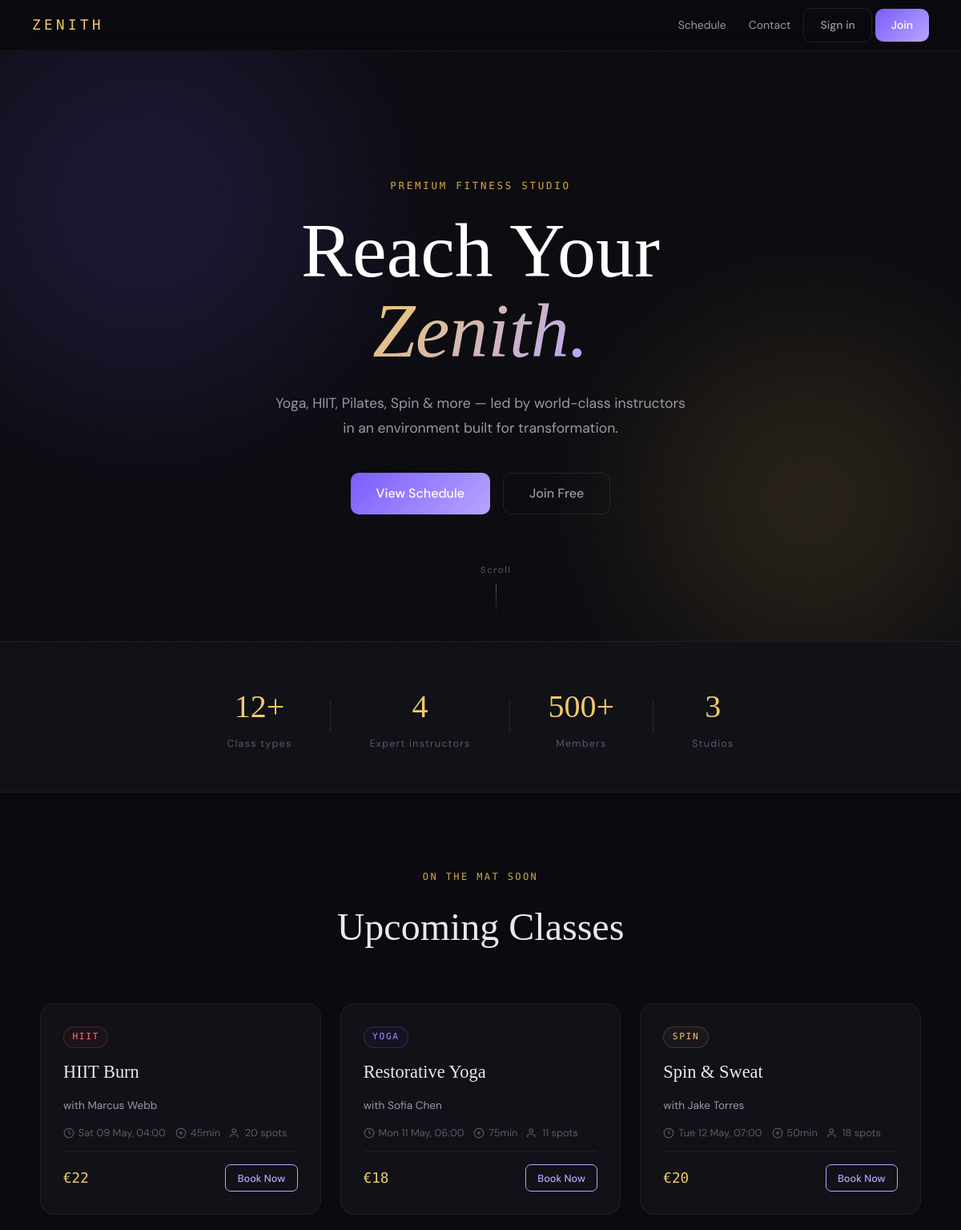
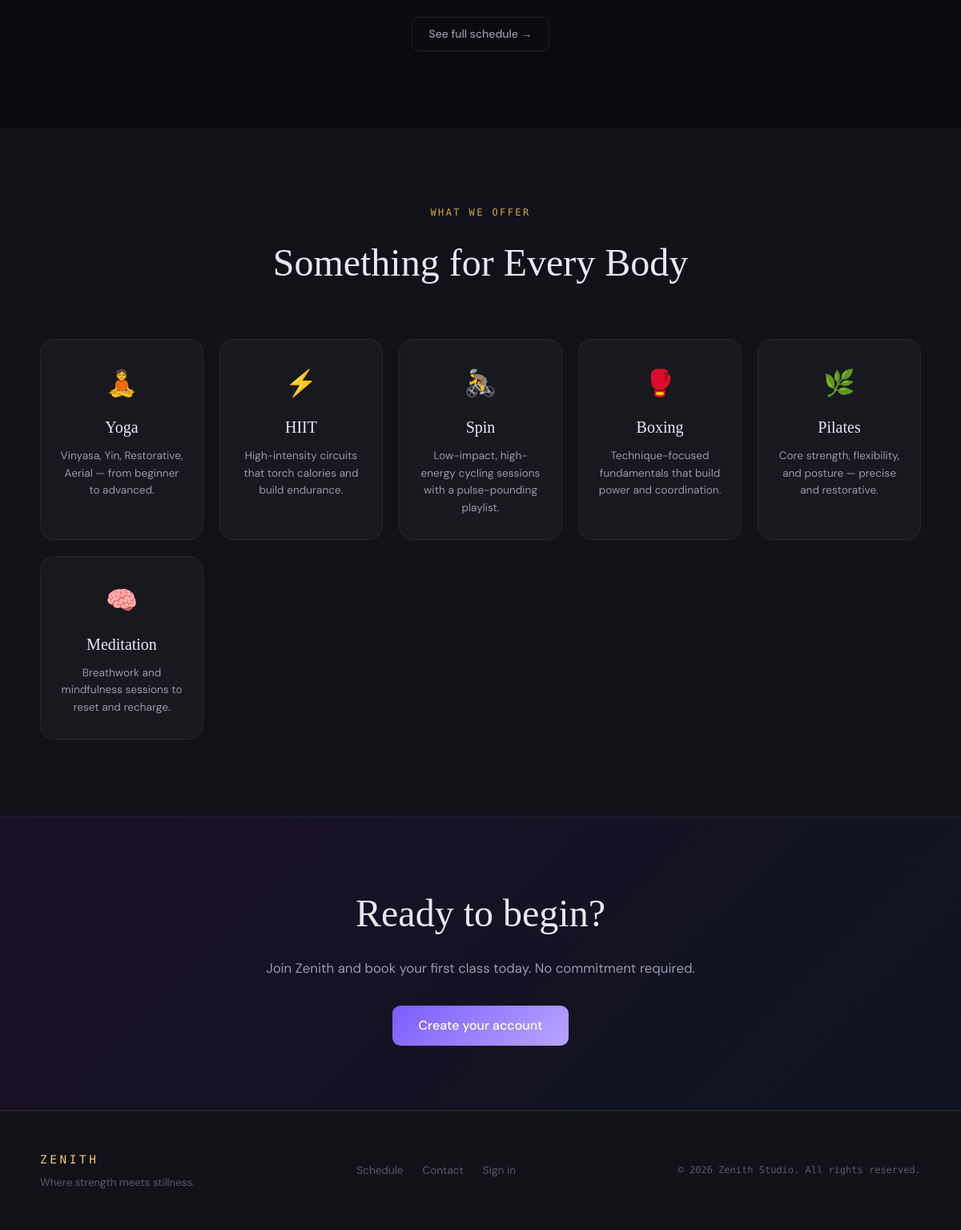
The page / on the database its author committed (2 pictures, top to bottom).
### app/models.py (models this page shows, shortened)
class GymClass(Base):
    __tablename__ = "classes"
    id = Column(Integer, primary_key=True, index=True)
    title = Column(String, nullable=False)
    description = Column(Text)
    instructor = Column(String, nullable=False)
    category = Column(String, nullable=False)  # yoga, hiit, pilates, spin, etc.
    duration_minutes = Column(Integer, default=60)
    capacity = Column(Integer, default=20)
    price = Column(Float, default=0.0)
    schedule_time = Column(DateTime, nullable=False)
    location = Column(String, default="Studio A")
    is_active = Column(Boolean, default=True)
    bookings = relationship("Booking", back_populates="gym_class")

class Booking(Base):
    __tablename__ = "bookings"
    id = Column(Integer, primary_key=True, index=True)
    user_id = Column(Integer, ForeignKey("users.id"))
    class_id = Column(Integer, ForeignKey("classes.id"))
    status = Column(String, default="confirmed")  # confirmed, cancelled
    booked_at = Column(DateTime, default=datetime.utcnow)
    user = relationship("User", back_populates="bookings")
    gym_class = relationship("GymClass", back_populates="bookings")

### app/main.py (the view)
@app.get("/", response_class=HTMLResponse)
def home(request: Request, db: Session = Depends(get_db)):
    upcoming = (
        db.query(GymClass)
        .filter(GymClass.schedule_time >= datetime.now(), GymClass.is_active == True)
        .order_by(GymClass.schedule_time)
        .limit(3)
        .all()
    )
    return templates.TemplateResponse("home.html", base_ctx(request, db, upcoming=upcoming))

### templates/home.html (shortened to what this page needs)
{% extends "base.html" %}
{% block content %}
<section class="hero">
  <div class="hero-bg">
    <div class="hero-orb hero-orb-1"></div>
    <div class="hero-orb hero-orb-2"></div>
    <div class="hero-grain"></div>
  </div>
  <div class="hero-content">
    <p class="hero-eyebrow">Premium Fitness Studio</p>
    <h1 class="hero-title">
      Reach Your<br/><em>Zenith.</em>
    </h1>
    <p class="hero-sub">
      Yoga, HIIT, Pilates, Spin &amp; more — led by world-class instructors in an environment built for transformation.
    </p>
    <div class="hero-actions">
      <a href="/schedule" class="btn btn-primary btn-lg">View Schedule</a>
      <a href="/register" class="btn btn-ghost btn-lg">Join Free</a>
    </div>
  </div>
  <div class="hero-scroll-hint">
    <span>Scroll</span>
  </div>
</section>
<section class="stats-bar">
  <div class="stat">
    <span class="stat-num">12+</span>
    <span class="stat-label">Class types</span>
  </div>
  <div class="stat">
    <span class="stat-num">4</span>
    <span class="stat-label">Expert instructors</span>
  </div>
  <div class="stat">
    <span class="stat-num">500+</span>
    <span class="stat-label">Members</span>
  </div>
  <div class="stat">
    <span class="stat-num">3</span>
    <span class="stat-label">Studios</span>
  </div>
</section>
<section class="section upcoming">
  <div class="section-inner">
    <div class="section-header">
      <p class="section-eyebrow">On the mat soon</p>
      <h2 class="section-title">Upcoming Classes</h2>
    </div>
    <div class="cards-grid">
      {% for cls in upcoming %}
      <div class="class-card">
        <div class="class-card-cat cat-{{ cls.category }}">{{ cls.category }}</div>
        <h3 class="class-card-title">{{ cls.title }}</h3>
        <p class="class-card-instructor">with {{ cls.instructor }}</p>
        <div class="class-card-meta">
          <span class="meta-item">
            <svg width="14" height="14" viewBox="0 0 24 24" fill="none" stroke="currentColor" stroke-width="2"><circle cx="12" cy="12" r="10"/><polyline points="12,6 12,12 16,14"/></svg>
            {{ cls.schedule_time.strftime('%a %d %b, %H:%M') }}
          </span>
          <span class="meta-item">
            <svg width="14" height="14" viewBox="0 0 24 24" fill="none" stroke="currentColor" stroke-width="2"><circle cx="12" cy="12" r="10"/><line x1="12" y1="8" x2="12" y2="16"/><line x1="8" y1="12" x2="16" y2="12"/></svg>
            {{ cls.duration_minutes }}min
          </span>
          <span class="meta-item">
            <svg width="14" height="14" viewBox="0 0 24 24" fill="none" stroke="currentColor" stroke-width="2"><path d="M17 21v-2a4 4 0 0 0-4-4H5a4 4 0 0 0-4 4v2"/><circle cx="9" cy="7" r="4"/></svg>
            {{ cls.spots_left }} spots
          </span>
        </div>
        <div class="class-card-footer">
          <span class="class-price">€{{ "%.0f"|format(cls.price) }}</span>
          <a href="/schedule" class="btn btn-sm btn-outline">Book Now</a>
        </div>
      </div>
      {% else %}
      <p class="empty-state">No upcoming classes — check back soon!</p>
      {% endfor %}
    </div>
    <div class="section-cta">
      <a href="/schedule" class="btn btn-ghost">See full schedule →</a>
    </div>
  </div>
</section>
<section class="section offerings">
  <div class="section-inner">
    <div class="section-header">
      <p class="section-eyebrow">What we offer</p>
      <h2 class="section-title">Something for Every Body</h2>
    </div>
    <div class="offerings-grid">
      <div class="offering">
        <div class="offering-icon">🧘</div>
        <h3>Yoga</h3>
        <p>Vinyasa, Yin, Restorative, Aerial — from beginner to advanced.</p>
      </div>
      <div class="offering">
        <div class="offering-icon">⚡</div>
        <h3>HIIT</h3>
        <p>High-intensity circuits that torch calories and build endurance.</p>
      </div>
      <div class="offering">
        <div class="offering-icon">🚴</div>
        <h3>Spin</h3>
        <p>Low-impact, high-energy cycling sessions with a pulse-pounding playlist.</p>
      </div>
      <div class="offering">
        <div class="offering-icon">🥊</div>
        <h3>Boxing</h3>
        <p>Technique-focused fundamentals that build power and coordination.</p>
      </div>
      <div class="offering">
        <div class="offering-icon">🌿</div>
        <h3>Pilates</h3>
        <p>Core strength, flexibility, and posture — precise and restorative.</p>
      </div>
      <div class="offering">
        <div class="offering-icon">🧠</div>
        <h3>Meditation</h3>
        <p>Breathwork and mindfulness sessions to reset and recharge.</p>
      </div>
    </div>
  </div>
</section>
<section class="cta-banner">
  <div class="cta-inner">
    <h2>Ready to begin?</h2>
    <p>Join Zenith and book your first class today. No commitment required.</p>
    <a href="/register" class="btn btn-primary btn-lg">Create your account</a>
  </div>
</section>
{% endblock %}

### templates/base.html (shortened to what this page needs)
<!DOCTYPE html>
<html lang="en">
<head>
  <link rel="stylesheet" href="/static/style.css" />
</head>
<body>
<nav class="nav">
  <a href="/" class="nav-logo">ZENITH</a>
  <div class="nav-links">
    <a href="/schedule" class="nav-link {% if request.url.path == '/schedule' %}active{% endif %}">Schedule</a>
    {% if current_user %}
      <a href="/my-bookings" class="nav-link {% if request.url.path == '/my-bookings' %}active{% endif %}">My Bookings</a>
      {% if current_user.is_admin %}
        <a href="/admin" class="nav-link {% if request.url.path.startswith('/admin') %}active{% endif %}">Admin</a>
      {% endif %}
      <a href="/logout" class="nav-link">Log out</a>
      <span class="nav-user">{{ current_user.name.split()[0] }}</span>
    {% else %}
      <a href="/contact" class="nav-link {% if request.url.path == '/contact' %}active{% endif %}">Contact</a>
      <a href="/login" class="btn btn-ghost">Sign in</a>
      <a href="/register" class="btn btn-primary">Join</a>
    {% endif %}
  </div>
</nav>
<main>
  {% block content %}{% endblock %}
</main>
<footer class="footer">
  <div class="footer-inner">
    <div class="footer-brand">
      <span class="footer-logo">ZENITH</span>
      <p>Where strength meets stillness.</p>
    </div>
    <div class="footer-links">
      <a href="/schedule">Schedule</a>
      <a href="/contact">Contact</a>
      <a href="/login">Sign in</a>
    </div>
    <div class="footer-copy">© {{ now.year }} Zenith Studio. All rights reserved.</div>
  </div>
</footer>
</body>
</html>

### rows shown on the page
GymClass: category "HIIT", title "HIIT Burn", instructor "Marcus Webb", schedule_time "Sat 09 May, 04:00", duration_minutes "45", spots_left "20", price "22"
GymClass: category "YOGA", title "Restorative Yoga", instructor "Sofia Chen", schedule_time "Mon 11 May, 06:00", duration_minutes "75", spots_left "11", price "18"
GymClass: category "SPIN", title "Spin & Sweat", instructor "Jake Torres", schedule_time "Tue 12 May, 07:00", duration_minutes "50", spots_left "18", price "20"

### other values the page prints
{{ now.year }} "2026"
